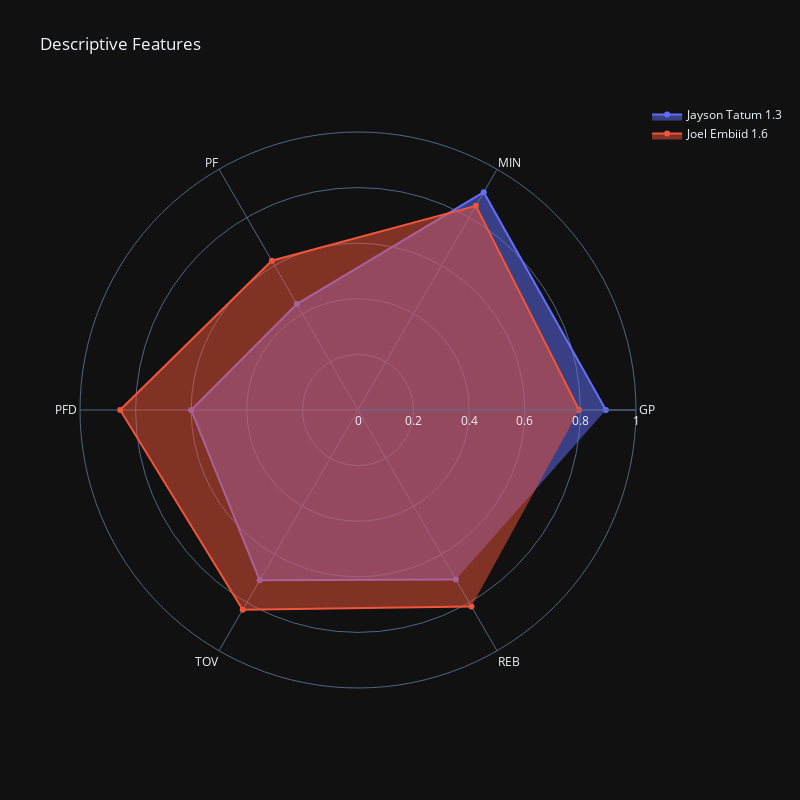

Notebook code cell kept with this figure:
### Code cell
# get data back out of figure
df = pd.concat(
    [
        pd.DataFrame({"r": t.r, "theta": t.theta, "trace": np.full(len(t.r), t.name)})
        for t in fig_desc.data
    ]
)

# convert theta to be in radians
df["theta_n"] = pd.factorize(df["theta"])[0]
df["theta_radian"] = (df["theta_n"] / (df["theta_n"].max() + 1)) * 2 * np.pi
# work out x,y co-ordinates
df["x"] = np.cos(df["theta_radian"]) * df["r"]
df["y"] = np.sin(df["theta_radian"]) * df["r"]

# now generate a polygon from co-ordinates using shapely
# then it's a simple case of getting the area of the polygon
df_a = df.groupby("trace").apply(
    lambda d: sg.MultiPoint(list(zip(d["x"], d["y"]))).convex_hull.area
)

# let's use the areas in the name of the traces
fig_desc.for_each_trace(lambda t: t.update(name=f"{t.name} {df_a.loc[t.name]:.1f}"))

### Figure 1 — Plotly figure (JSON) as saved in the notebook; plotly's stock layout.template omitted (floating-point values rounded to 4 significant figures)
{"data": [{"fill": "toself", "name": "Jayson Tatum 1.3", "r": [0.8916, 0.9044, 0.44, 0.6, 0.7073, 0.704], "theta": ["GP", "MIN", "PF", "PFD", "TOV", "REB"], "type": "scatterpolar"}, {"fill": "toself", "name": "Joel Embiid 1.6", "r": [0.7952, 0.848, 0.62, 0.8556, 0.8293, 0.816], "theta": ["GP", "MIN", "PF", "PFD", "TOV", "REB"], "type": "scatterpolar"}], "layout": {"height": 800, "polar": {"radialaxis": {"range": [0, 1], "visible": true}}, "showlegend": true, "title": {"text": "Descriptive Features"}, "width": 800}}
